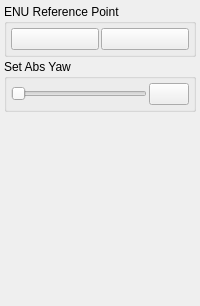
            <widget class="QWidget" name="tab_6">
             <attribute name="icon">
              <iconset resource="resources.qrc">
               <normaloff>:/models/Icons/Sedan-96.png</normaloff>:/models/Icons/Sedan-96.png</iconset>
             </attribute>
             <attribute name="title">
              <string/>
             </attribute>
             <attribute name="toolTip">
              <string>Car control</string>
             </attribute>
             <layout class="QVBoxLayout" name="verticalLayout_8">
              <property name="spacing">
               <number>2</number>
              </property>
              <property name="leftMargin">
               <number>4</number>
              </property>
              <property name="topMargin">
               <number>4</number>
              </property>
              <property name="rightMargin">
               <number>4</number>
              </property>
              <property name="bottomMargin">
               <number>4</number>
              </property>
              <item>
               <widget class="QGroupBox" name="groupBox_7">
                <property name="title">
                 <string>ENU Reference Point</string>
                </property>
                <layout class="QGridLayout" name="gridLayout_7">
                 <property name="leftMargin">
                  <number>4</number>
                 </property>
                 <property name="topMargin">
                  <number>4</number>
                 </property>
                 <property name="rightMargin">
                  <number>4</number>
                 </property>
                 <property name="bottomMargin">
                  <number>4</number>
                 </property>
                 <property name="spacing">
                  <number>2</number>
                 </property>
                 <item row="0" column="0">
                  <widget class="QPushButton" name="mapGetEnuButton">
                   <property name="toolTip">
                    <string>Get enu reference point from car and use it</string>
                   </property>
                   <property name="text">
                    <string/>
                   </property>
                   <property name="icon">
                    <iconset resource="resources.qrc">
                     <normaloff>:/models/Icons/Upload-96.png</normaloff>:/models/Icons/Upload-96.png</iconset>
                   </property>
                  </widget>
                 </item>
                 <item row="0" column="1">
                  <widget class="QPushButton" name="mapSetEnuButton">
                   <property name="toolTip">
                    <string>Set current ENU reference point</string>
                   </property>
                   <property name="text">
                    <string/>
                   </property>
                   <property name="icon">
                    <iconset resource="resources.qrc">
                     <normaloff>:/models/Icons/Download-96.png</normaloff>:/models/Icons/Download-96.png</iconset>
                   </property>
                  </widget>
                 </item>
                </layout>
               </widget>
              </item>
              <item>
               <widget class="QGroupBox" name="groupBox_10">
                <property name="title">
                 <string>Set Abs Yaw</string>
                </property>
                <layout class="QHBoxLayout" name="horizontalLayout_8">
                 <property name="spacing">
                  <number>2</number>
                 </property>
                 <property name="leftMargin">
                  <number>4</number>
                 </property>
                 <property name="topMargin">
                  <number>4</number>
                 </property>
                 <property name="rightMargin">
                  <number>4</number>
                 </property>
                 <property name="bottomMargin">
                  <number>4</number>
                 </property>
                 <item>
                  <widget class="QSlider" name="mapAbsYawSlider">
                   <property name="maximum">
                    <number>360</number>
                   </property>
                   <property name="orientation">
                    <enum>Qt::Horizontal</enum>
                   </property>
                   <property name="tickPosition">
                    <enum>QSlider::NoTicks</enum>
                   </property>
                  </widget>
                 </item>
                 <item>
                  <widget class="QPushButton" name="mapSetAbsYawButton">
                   <property name="sizePolicy">
                    <sizepolicy hsizetype="Fixed" vsizetype="Fixed">
                     <horstretch>0</horstretch>
                     <verstretch>0</verstretch>
                    </sizepolicy>
                   </property>
                   <property name="statusTip">
                    <string>Set</string>
                   </property>
                   <property name="text">
                    <string/>
                   </property>
                   <property name="icon">
                    <iconset resource="resources.qrc">
                     <normaloff>:/models/Icons/Download-96.png</normaloff>:/models/Icons/Download-96.png</iconset>
                   </property>
                  </widget>
                 </item>
                </layout>
               </widget>
              </item>
              <item>
               <spacer name="verticalSpacer_2">
                <property name="orientation">
                 <enum>Qt::Vertical</enum>
                </property>
                <property name="sizeHint" stdset="0">
                 <size>
                  <width>20</width>
                  <height>190</height>
                 </size>
                </property>
               </spacer>
              </item>
             </layout>
            </widget>
